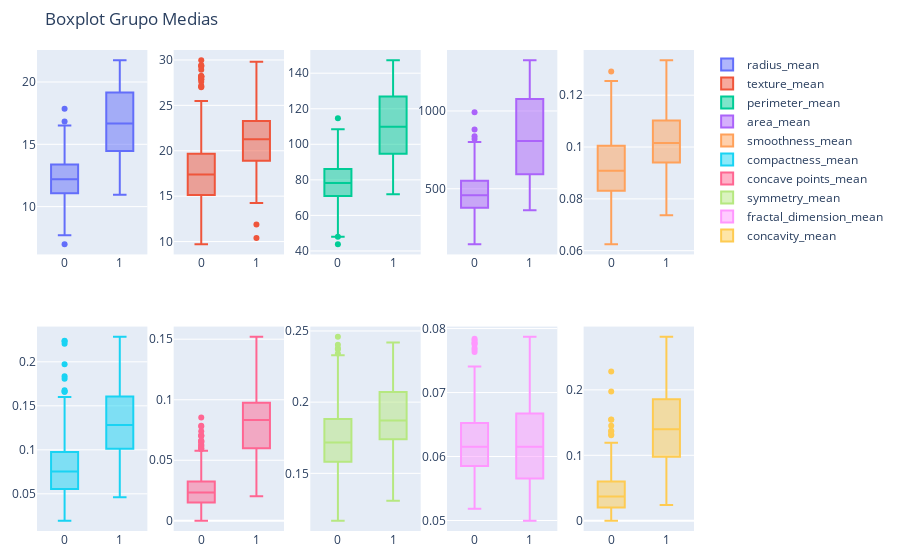

Notebook source saved alongside this figure:
### Code cell
fig = make_subplots(rows=2,cols=5)

fig.add_trace(go.Box(x=dataset.diagnosis, y=dataset.radius_mean, name='radius_mean'), row=1, col=1)
fig.add_trace(go.Box(x=dataset.diagnosis, y=dataset.texture_mean, name='texture_mean'), row=1, col=2)
fig.add_trace(go.Box(x=dataset.diagnosis, y=dataset.perimeter_mean, name='perimeter_mean'), row=1, col=3)
fig.add_trace(go.Box(x=dataset.diagnosis, y=dataset.area_mean, name='area_mean'), row=1, col=4)
fig.add_trace(go.Box(x=dataset.diagnosis, y=dataset.smoothness_mean, name='smoothness_mean'), row=1, col=5)
fig.add_trace(go.Box(x=dataset.diagnosis, y=dataset.compactness_mean, name='compactness_mean'), row=2, col=1)
fig.add_trace(go.Box(x=dataset.diagnosis, y=dataset['concave points_mean'], name='concave points_mean'), row=2, col=2)
fig.add_trace(go.Box(x=dataset.diagnosis, y=dataset.symmetry_mean, name='symmetry_mean'), row=2, col=3)
fig.add_trace(go.Box(x=dataset.diagnosis, y=dataset.fractal_dimension_mean, name='fractal_dimension_mean'), row=2, col=4)
fig.add_trace(go.Box(x=dataset.diagnosis, y=dataset.concavity_mean, name='concavity_mean'), row=2, col=5)

fig.update_layout(
    title = go.layout.Title(text='Boxplot Grupo Medias'),
    margin=dict(l=20, r=20, t=50, b=20)
)

fig.show()

### Figure 1 — Plotly figure (JSON) as saved in the notebook; plotly's stock layout.template omitted (floating-point values rounded to 4 significant figures; data arrays with more than 128 entries replaced by an {"elided": "..."} marker saying what was removed)
{"data": [{"name": "radius_mean", "type": "box", "x": {"elided": "569 int values"}, "xaxis": "x", "y": {"elided": "569 float values"}, "yaxis": "y"}, {"name": "texture_mean", "type": "box", "x": {"elided": "569 int values"}, "xaxis": "x2", "y": {"elided": "569 float values"}, "yaxis": "y2"}, {"name": "perimeter_mean", "type": "box", "x": {"elided": "569 int values"}, "xaxis": "x3", "y": {"elided": "569 float values"}, "yaxis": "y3"}, {"name": "area_mean", "type": "box", "x": {"elided": "569 int values"}, "xaxis": "x4", "y": {"elided": "569 float values"}, "yaxis": "y4"}, {"name": "smoothness_mean", "type": "box", "x": {"elided": "569 int values"}, "xaxis": "x5", "y": {"elided": "569 float values"}, "yaxis": "y5"}, {"name": "compactness_mean", "type": "box", "x": {"elided": "569 int values"}, "xaxis": "x6", "y": {"elided": "569 float values"}, "yaxis": "y6"}, {"name": "concave points_mean", "type": "box", "x": {"elided": "569 int values"}, "xaxis": "x7", "y": {"elided": "569 float values"}, "yaxis": "y7"}, {"name": "symmetry_mean", "type": "box", "x": {"elided": "569 int values"}, "xaxis": "x8", "y": {"elided": "569 float values"}, "yaxis": "y8"}, {"name": "fractal_dimension_mean", "type": "box", "x": {"elided": "569 int values"}, "xaxis": "x9", "y": {"elided": "569 float values"}, "yaxis": "y9"}, {"name": "concavity_mean", "type": "box", "x": {"elided": "569 int values"}, "xaxis": "x10", "y": {"elided": "569 float values"}, "yaxis": "y10"}], "layout": {"margin": {"b": 20, "l": 20, "r": 20, "t": 50}, "title": {"text": "Boxplot Grupo Medias"}, "xaxis": {"anchor": "y", "domain": [0, 0.168]}, "xaxis10": {"anchor": "y10", "domain": [0.832, 1]}, "xaxis2": {"anchor": "y2", "domain": [0.208, 0.376]}, "xaxis3": {"anchor": "y3", "domain": [0.416, 0.584]}, "xaxis4": {"anchor": "y4", "domain": [0.624, 0.792]}, "xaxis5": {"anchor": "y5", "domain": [0.832, 1]}, "xaxis6": {"anchor": "y6", "domain": [0, 0.168]}, "xaxis7": {"anchor": "y7", "domain": [0.208, 0.376]}, "xaxis8": {"anchor": "y8", "domain": [0.416, 0.584]}, "xaxis9": {"anchor": "y9", "domain": [0.624, 0.792]}, "yaxis": {"anchor": "x", "domain": [0.575, 1]}, "yaxis10": {"anchor": "x10", "domain": [0, 0.425]}, "yaxis2": {"anchor": "x2", "domain": [0.575, 1]}, "yaxis3": {"anchor": "x3", "domain": [0.575, 1]}, "yaxis4": {"anchor": "x4", "domain": [0.575, 1]}, "yaxis5": {"anchor": "x5", "domain": [0.575, 1]}, "yaxis6": {"anchor": "x6", "domain": [0, 0.425]}, "yaxis7": {"anchor": "x7", "domain": [0, 0.425]}, "yaxis8": {"anchor": "x8", "domain": [0, 0.425]}, "yaxis9": {"anchor": "x9", "domain": [0, 0.425]}}}
